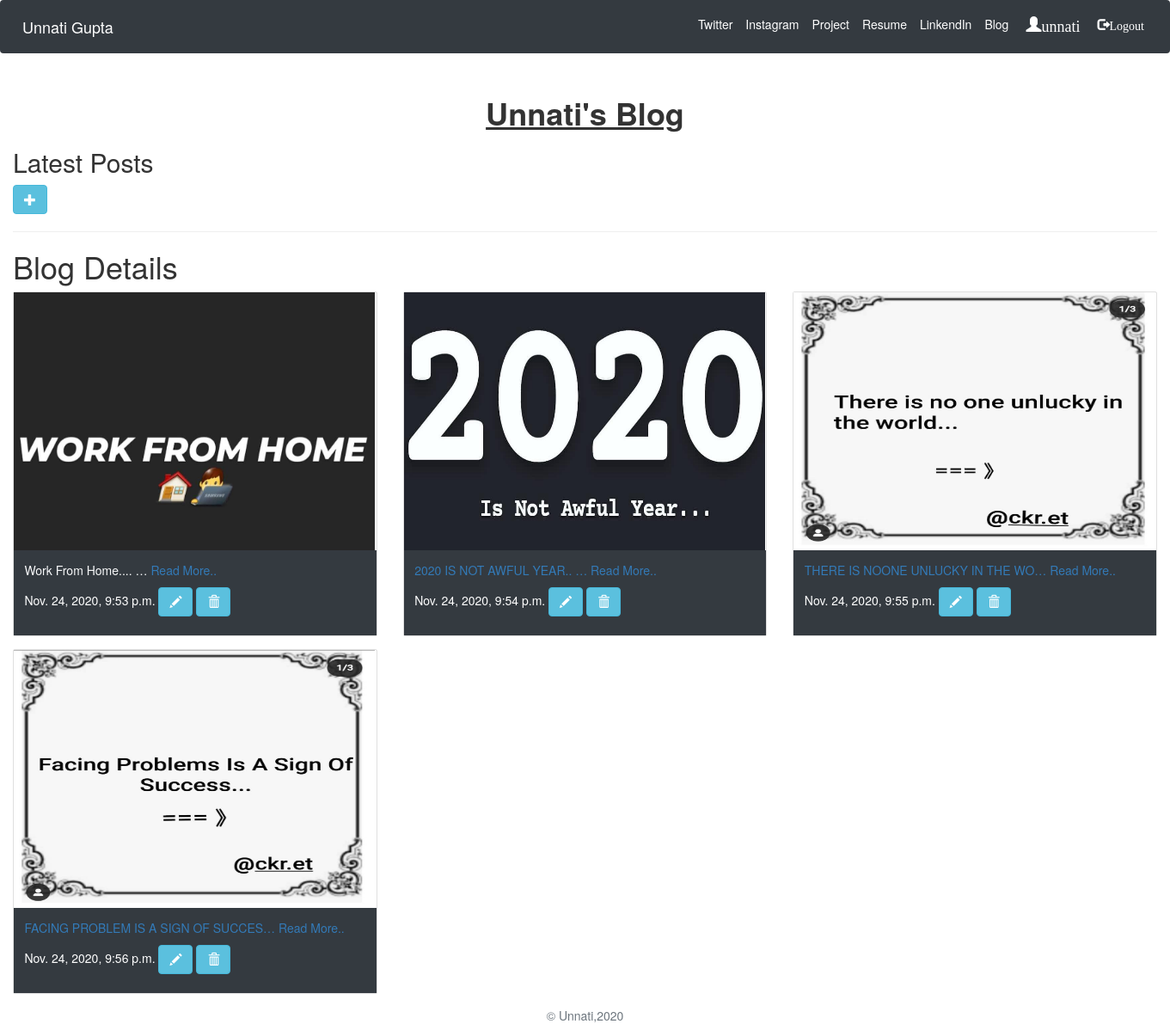
Page /blog/ (signed in) on the committed database.
### blog/models.py (models this page shows, shortened)
class Blog(models.Model):
    title = models.CharField(max_length=255)
    post_time = models.DateTimeField(auto_now_add=True)
    image = models.ImageField(upload_to='images/')
    body = models.TextField()
    def summary(self):
        return self.body[:100]

### blog/views.py (the view)
# urls.py: path('blog/', views.BlogListView.as_view(), name='blog_list_view'),
class BlogListView(ListView):
    model=Blog
    context_object_name = 'blogs'
    template_name ='blog/allblogs.html'

### templates/blog/allblogs.html (shortened to what this page needs)
{% extends 'jobs/home.html' %}
{% load static %}
{% block body_block %}
<main role="main">
  <div class="container-fluid">
      <h1 class="text-center pt-3"style="font-weight :bold;" >
        <u>  Unnati's Blog</u>
      </h1>
      <h2> Latest Posts</h2>
      {% if request.user.is_authenticated %}
            <a href="/createblog"><button type="button" class="btn btn-info"name="button"><span class="glyphicon
               glyphicon-plus"></span></button></a>
      {% endif %}
      <hr/>
                <h1>Blog Details</h1>
                <div class="row" pt-3>
                  {% if blogs %}
                        {% for blog in blogs %}
                           <div class="col-md-4 ">
                           <div class="card mb-4 ">
                           <img src="{{ blog.image.url }}" width="420" height="300 "/>
                           <div class="card-body bg-dark" width="300">
                             <p class="card-text text-light">{{blog.summary|truncatechars:35}}<a href="/blogdetail/{{blog.id}}">
                               Read More..</a></p>
                             <h5 style="color:white;">{{blog.post_time}}
                             {% if request.user.is_authenticated %}
                                   <a href="/updateblog/{{blog.id}}"><button type="button" class="btn btn-info"name="button"><span class="glyphicon
                                      glyphicon-pencil"></span></button></a>
                             <a href="" data-toggle="modal" data-target ="#Modalblog"><button type="button" name="button" class="btn btn-info"><span class="glyphicon
                                glyphicon-trash"></span></button></a></<h5></h5>
                             {% endif %}
                             </div>
                           </div>
                           </div>
<div class="modal" tableindex="-1" role ="dialog" id = "Modalblog">
  <div class="modal-dialog">
    <div class="modal-content panel-warning">
      <div class="modal-footer">
        <a href="/deleteblog/{{blog.id}}"><button type="button" class="btn btn-danger">Delete</button>
      </div>
    </div>
  </div>
</div>
{% endfor %}
{% else %}
<h1>No Blogs</h1>
{% endif %}
</div>
</main>
{% endblock %}

### templates/jobs/home.html (shortened to what this page needs)
{% load static %}
<!doctype html>
<html lang="en" xmlns="http://www.w3.org/1999/html">
  <head>
<link rel="stylesheet" href="https://stackpath.bootstrapcdn.com/bootstrap/4.5.2/css/bootstrap.min.css"
>
        <link rel="stylesheet" href="https://maxcdn.bootstrapcdn.com/bootstrap/4.5.2/css/bootstrap.min.css">
        <link rel="stylesheet" href="https://maxcdn.bootstrapcdn.com/bootstrap/3.4.1/css/bootstrap.min.css">
  </head>
  <body>
    <header>
  <nav class="navbar navbar-expand-lg navbar-dark bg-dark">
  <a class="navbar-brand" href="/">Unnati Gupta</a>
  <div class="collapse navbar-collapse" id="navbarNavAltMarkup" >
    <div class="navbar-nav ml-auto" >
      <a class="nav-link active" href=" https://twitter.com/UnnatiG34125168" style="margin-left:500px;padding-left:140px;">Twitter</a>
      <a class="nav-link active" href=" https://www.instagram.com/___unn_ati_gupta___/" style="padding-left:10px;">Instagram</a>
             <a class="nav-link active" href="/product"style="padding-left:10px;">Project</a>
      <a class="nav-link active" href="{% static 'unnati gupta resume.pdf'%}"style="padding-left:10px;">Resume</a>
      <a class="nav-link active" href="https://www.linkedin.com/in/unnati-gupta-a62563183/"style="padding-left:10px;">LinkendIn</a>
      <a class="nav-link active" href="/blog"style="padding-left:10px;">Blog</a>
          {% if not request.user.is_authenticated %}
                <a class="nav-link active" href="/accounts/login"  style="font-size:15px;padding-left:40px;"><span class="glyphicon glyphicon-log-in">&nbsp;Login </span></a>
          {% else %}
                  <a href="">  <h4 style="color:white;margin-top: 5px;padding-left:15px;"><span class="glyphicon glyphicon-user">{{user.get_username}}</h4></li></a>
          {% endif %}
          {% if request.user.is_authenticated %}
                <a class="nav-link active" href="/accounts/logout" style="padding-left:20px;"><span class="glyphicon glyphicon-log-out">Logout </span> </a>
          {% endif %}
    </div>
  </div>
</nav>
</header>
                                      {% block body_block %}{% endblock %}
<footer class="text-muted">
  <div class="container text-center" >
      &copy; Unnati,{% now "Y" %}
    </div>
</footer>
  </body>
</html>

### rows in the picture
Blog: image (picture), summary "Work From Home.... …", post_time "Nov. 24, 2020, 9:53 p.m."
Blog: image (picture), summary "2020 IS NOT AWFUL YEAR.. …", post_time "Nov. 24, 2020, 9:54 p.m."
Blog: image (picture), summary "THERE IS NOONE UNLUCKY IN THE WO…", post_time "Nov. 24, 2020, 9:55 p.m."
Blog: image (picture), summary "FACING PROBLEM IS A SIGN OF SUCCES…", post_time "Nov. 24, 2020, 9:56 p.m."

### other values in the picture
{{ user.get_username }} "unnati"
